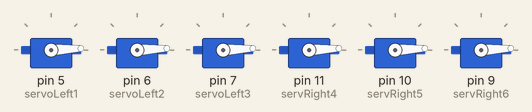
Simulated run of this sketch. Board: Arduino Uno, built with avr-gcc and run on an emulated ATmega328P. Shown: 6 × servo.

Above: at 0.05 s.
At 1.45 s:
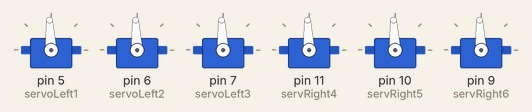
At 3.4 s:
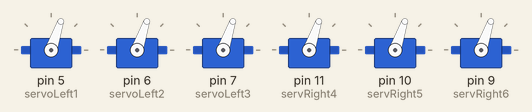
At 6.5 s:
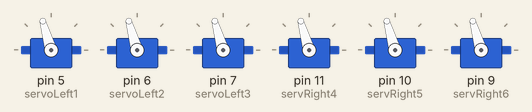
At 10.65 s:
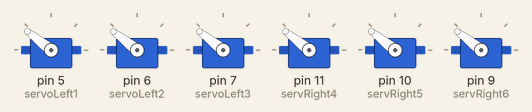
At 13.55 s:
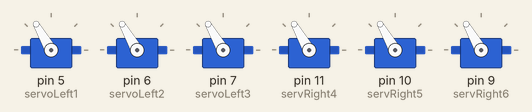
Timing chart, 0 to 15.6 s (numbered marks = the images above):
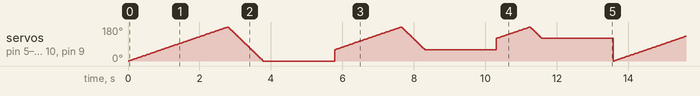

The sketch:

Code_Robot_arms_Left___Right.ino
```cpp
/*

june 29/6/2021

By Eng.Odai Farhat.

Robot arms Left & Right.

Define a start for each engine.

Programming three coordinated arm movements robot arms.


*/

#include <Servo.h>

int pos = 0;  // Angle

Servo servoLeft1,servoLeft2,servoLeft3,servRight4,servRight5,servRight6;  // create servo object to control a servo


/**********************************/

void setup() {

servoLeft1.attach(5);     //attaches the servo on pin 5 to the servo object
servoLeft2.attach(6);     //attaches the servo on pin 6 to the servo object
servoLeft3.attach(7);     //attaches the servo on pin 7 to the servo object

servRight4.attach(11);    //attaches the servo on pin 11 to the servo object
servRight5.attach(10);    //attaches the servo on pin 10 to the servo object
servRight6.attach(9);     //attaches the servo on pin 9 to the servo object

}

void loop() {

          /* First movement*/

  {

  // sweep the servo from 0 to 180 degrees in steps
  // of 1 degrees
  for (pos = 0; pos <= 180; pos += 1) {

    // tell servo to go to position in variable 'pos'
    servoLeft1.write(pos);
    servoLeft2.write(pos);
    servoLeft3.write(pos);
    servRight4.write(pos);
    servRight5.write(pos);
    servRight6.write(pos);
    // wait 15 ms for servo to reach the position
    delay(15); // Wait for 15 millisecond(s)

  }

  for (pos = 180; pos >= 0; pos -= 1) {

    // tell servo to go to position in variable 'pos'
    servoLeft1.write(pos);
    servoLeft2.write(pos);
    servoLeft3.write(pos);
    servRight4.write(pos);
    servRight5.write(pos);
    servRight6.write(pos);
    // wait 15 ms for servo to reach the position
    delay(5); // Wait for 15 millisecond(s)
  }

  }
     delay(2000);


            /* Second movement */

  {

  // sweep the servo from 0 to 180 degrees in steps
  // of 1 degrees
  for (pos = 60; pos <= 180; pos += 1) {

    // tell servo to go to position in variable 'pos'
    servoLeft1.write(pos);
    servoLeft2.write(pos);
    servoLeft3.write(pos);
    servRight4.write(pos);
    servRight5.write(pos);
    servRight6.write(pos);
    // wait 15 ms for servo to reach the position
    delay(15); // Wait for 15 millisecond(s)

  }


  for (pos = 180; pos >= 60; pos -= 1) {

    // tell servo to go to position in variable 'pos'
    servoLeft1.write(pos);
    servoLeft2.write(pos);
    servoLeft3.write(pos);
    servRight4.write(pos);
    servRight5.write(pos);
    servRight6.write(pos);
    // wait 15 ms for servo to reach the position
    delay(5); // Wait for 15 millisecond(s)
  }

  }
     delay(2000);

            /* Third movement */

  {

  // sweep the servo from 0 to 180 degrees in steps
  // of 1 degrees
  for (pos = 120; pos <= 180; pos += 1) {

    // tell servo to go to position in variable 'pos'
    servoLeft1.write(pos);
    servoLeft2.write(pos);
    servoLeft3.write(pos);
    servRight4.write(pos);
    servRight5.write(pos);
    servRight6.write(pos);
    // wait 15 ms for servo to reach the position
    delay(15); // Wait for 15 millisecond(s)

  }


  for (pos = 180; pos >= 120; pos -= 1) {

    // tell servo to go to position in variable 'pos'
    servoLeft1.write(pos);
    servoLeft2.write(pos);
    servoLeft3.write(pos);
    servRight4.write(pos);
    servRight5.write(pos);
    servRight6.write(pos);
    // wait 15 ms for servo to reach the position
    delay(5); // Wait for 15 millisecond(s)
  }

  }
     delay(2000);
}


/* END */
```
